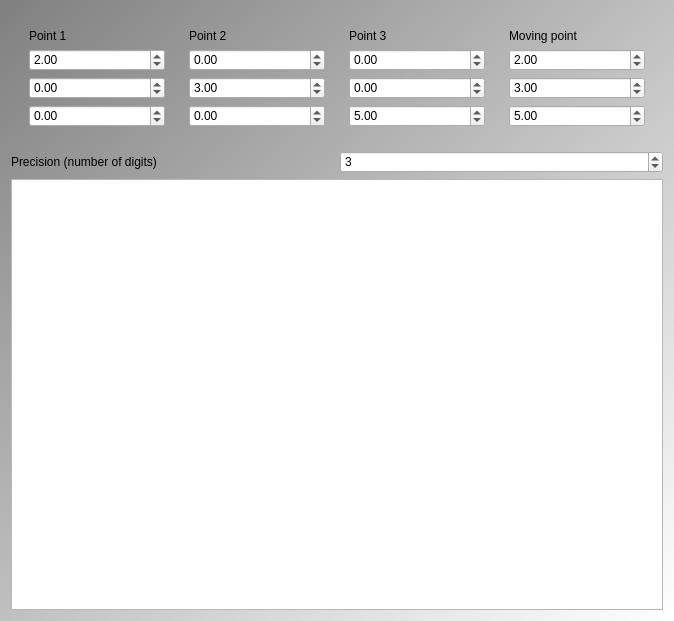
<?xml version="1.0" encoding="UTF-8"?>
<ui version="4.0">
 <class>QtTestPlaneConstructPlaneDialog</class>
 <widget class="QDialog" name="QtTestPlaneConstructPlaneDialog">
  <property name="geometry">
   <rect>
    <x>0</x>
    <y>0</y>
    <width>674</width>
    <height>621</height>
   </rect>
  </property>
  <property name="windowTitle">
   <string>TestPlane</string>
  </property>
  <property name="windowIcon">
   <iconset resource="ToolTestPlane.qrc">
    <normaloff>:/images/ToolTestPlaneR.png</normaloff>:/images/ToolTestPlaneR.png</iconset>
  </property>
  <property name="styleSheet">
   <string notr="true">QDialog { 
background-color: qlineargradient(x1: 0, y1: 0, x2: 1, y2: 1, stop: 0  #808080, stop: 1 #ffffff);
}
QPushButton { background-color: rgb(255, 255, 255);  }
QPushButton { color: rgb(0,0,0); }
QPushButton { font: 48px &quot;Courier New&quot;, courier, monospace }
QPlainTextEdit { font: 12px &quot;Courier New&quot;, courier, monospace }</string>
  </property>
  <layout class="QGridLayout" name="gridLayout">
   <item row="0" column="0" colspan="2">
    <widget class="QWidget" name="widget" native="true">
     <layout class="QHBoxLayout" name="horizontalLayout">
      <item>
       <widget class="QWidget" name="widget_1" native="true">
        <layout class="QVBoxLayout" name="verticalLayout_4">
         <item>
          <widget class="QLabel" name="label">
           <property name="text">
            <string>Point 1</string>
           </property>
          </widget>
         </item>
         <item>
          <widget class="QDoubleSpinBox" name="box_x1">
           <property name="minimum">
            <double>-999999999.000000000000000</double>
           </property>
           <property name="maximum">
            <double>999999999.000000000000000</double>
           </property>
           <property name="value">
            <double>2.000000000000000</double>
           </property>
          </widget>
         </item>
         <item>
          <widget class="QDoubleSpinBox" name="box_y1">
           <property name="minimum">
            <double>-999999999.000000000000000</double>
           </property>
           <property name="maximum">
            <double>999999999.000000000000000</double>
           </property>
          </widget>
         </item>
         <item>
          <widget class="QDoubleSpinBox" name="box_z1">
           <property name="minimum">
            <double>-999999999.000000000000000</double>
           </property>
           <property name="maximum">
            <double>999999999.000000000000000</double>
           </property>
          </widget>
         </item>
        </layout>
       </widget>
      </item>
      <item>
       <widget class="QWidget" name="widget_2" native="true">
        <layout class="QVBoxLayout" name="verticalLayout_3">
         <item>
          <widget class="QLabel" name="label_2">
           <property name="text">
            <string>Point 2</string>
           </property>
          </widget>
         </item>
         <item>
          <widget class="QDoubleSpinBox" name="box_x2">
           <property name="minimum">
            <double>-999999999.000000000000000</double>
           </property>
           <property name="maximum">
            <double>999999999.000000000000000</double>
           </property>
          </widget>
         </item>
         <item>
          <widget class="QDoubleSpinBox" name="box_y2">
           <property name="minimum">
            <double>-999999999.000000000000000</double>
           </property>
           <property name="maximum">
            <double>999999999.000000000000000</double>
           </property>
           <property name="value">
            <double>3.000000000000000</double>
           </property>
          </widget>
         </item>
         <item>
          <widget class="QDoubleSpinBox" name="box_z2">
           <property name="minimum">
            <double>-999999999.000000000000000</double>
           </property>
           <property name="maximum">
            <double>999999999.000000000000000</double>
           </property>
          </widget>
         </item>
        </layout>
       </widget>
      </item>
      <item>
       <widget class="QWidget" name="widget_3" native="true">
        <layout class="QVBoxLayout" name="verticalLayout">
         <item>
          <widget class="QLabel" name="label_3">
           <property name="text">
            <string>Point 3</string>
           </property>
          </widget>
         </item>
         <item>
          <widget class="QDoubleSpinBox" name="box_x3">
           <property name="minimum">
            <double>-999999999.000000000000000</double>
           </property>
           <property name="maximum">
            <double>999999999.000000000000000</double>
           </property>
          </widget>
         </item>
         <item>
          <widget class="QDoubleSpinBox" name="box_y3">
           <property name="minimum">
            <double>-999999999.000000000000000</double>
           </property>
           <property name="maximum">
            <double>999999999.000000000000000</double>
           </property>
          </widget>
         </item>
         <item>
          <widget class="QDoubleSpinBox" name="box_z3">
           <property name="minimum">
            <double>-999999999.000000000000000</double>
           </property>
           <property name="maximum">
            <double>999999999.000000000000000</double>
           </property>
           <property name="value">
            <double>5.000000000000000</double>
           </property>
          </widget>
         </item>
        </layout>
       </widget>
      </item>
      <item>
       <widget class="QWidget" name="widget_4" native="true">
        <layout class="QVBoxLayout" name="verticalLayout_2">
         <item>
          <widget class="QLabel" name="label_4">
           <property name="text">
            <string>Moving point</string>
           </property>
          </widget>
         </item>
         <item>
          <widget class="QDoubleSpinBox" name="box_x">
           <property name="minimum">
            <double>-999999999.000000000000000</double>
           </property>
           <property name="maximum">
            <double>999999999.000000000000000</double>
           </property>
           <property name="value">
            <double>2.000000000000000</double>
           </property>
          </widget>
         </item>
         <item>
          <widget class="QDoubleSpinBox" name="box_y">
           <property name="minimum">
            <double>-999999999.000000000000000</double>
           </property>
           <property name="maximum">
            <double>999999999.000000000000000</double>
           </property>
           <property name="value">
            <double>3.000000000000000</double>
           </property>
          </widget>
         </item>
         <item>
          <widget class="QDoubleSpinBox" name="box_z">
           <property name="minimum">
            <double>-999999999.000000000000000</double>
           </property>
           <property name="maximum">
            <double>999999999.000000000000000</double>
           </property>
           <property name="value">
            <double>5.000000000000000</double>
           </property>
          </widget>
         </item>
        </layout>
       </widget>
      </item>
     </layout>
    </widget>
   </item>
   <item row="1" column="0">
    <widget class="QLabel" name="label_precision">
     <property name="text">
      <string>Precision (number of digits)</string>
     </property>
    </widget>
   </item>
   <item row="1" column="1">
    <widget class="QSpinBox" name="box_precision">
     <property name="value">
      <number>3</number>
     </property>
    </widget>
   </item>
   <item row="2" column="0" colspan="2">
    <widget class="QPlainTextEdit" name="text">
     <property name="lineWrapMode">
      <enum>QPlainTextEdit::WidgetWidth</enum>
     </property>
     <property name="readOnly">
      <bool>true</bool>
     </property>
     <property name="plainText">
      <string/>
     </property>
    </widget>
   </item>
  </layout>
 </widget>
 <resources>
  <include location="ToolTestPlane.qrc"/>
 </resources>
 <connections/>
</ui>
